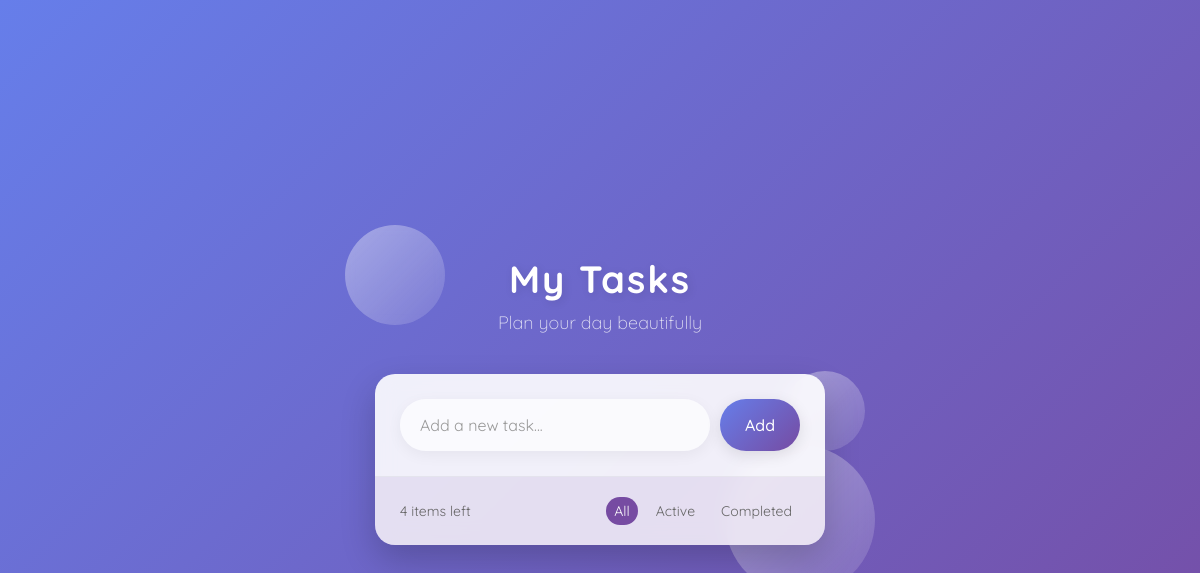
The app's page /, older data.
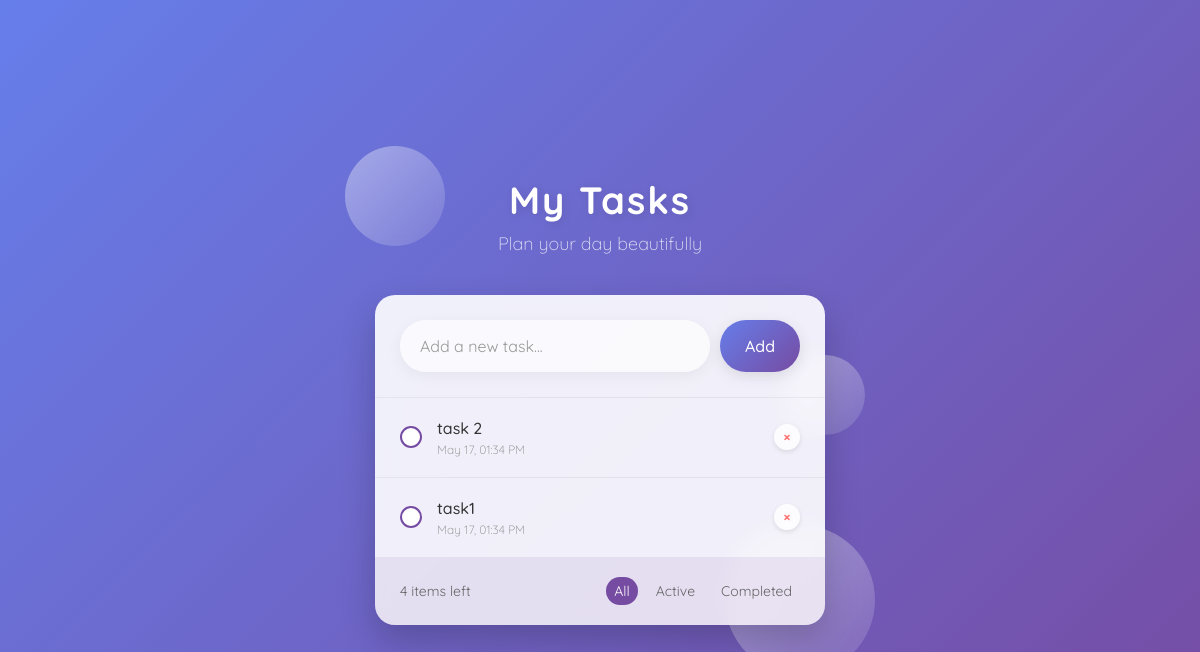
The same page, newer data.
### mainpage/models.py (models this page shows, shortened)
class TodoList(models.Model):
    task = models.CharField(max_length=200)
    created_at = models.DateTimeField(auto_now_add=True)
    is_checked = models.BooleanField(default=False)

### mainpage/views.py (the view)
# urls.py: path('', views.show_task, name="home"),
def show_task(request):
    task_list = TodoList.objects.all().order_by('-created_at')
    return render(request,'index.html',{"task_list":task_list})

### templates/index.html (shortened to what this page needs)
{% extends 'base.html'%}
{% load tz %}
{% block input_box %}
    {% include 'inputBox.html'%}
{% endblock input_box %}
{% block content %}
  {% for list in task_list %}
    <li class="todo-item {% if list.is_checked %}completed{% endif %}">
      <div class="checkbox-wrapper">
        <a href="{% url 'checkbox' list.id %}" >
          <span class="checkbox{% if list.is_checked %}-checked{% endif %}">
          </span>
        </a>
      </div>
      <div class="todo-item-content">
        <div class="todo-item-title">{{ list.task}}</div>
        <div class="todo-item-date">{{ list.created_at|localtime|date:"M d, h:i A" }}</div>
      </div>
      <a href="{% url 'remove' list.id %}" class="delete-btn">
        <span class="cross">×</span>
      </a>
    </li>
  {% endfor %}
{% endblock content %}
{% block filter %}
    {% include 'filter.html'%}
{% endblock filter %}

Row changes from the older to the newer data that the page shows:
added TodoList: is_checked False (drawn), task "task 2", created_at "May 17, 01:34 PM"
added TodoList: is_checked False (drawn), task "task1", created_at "May 17, 01:34 PM"
